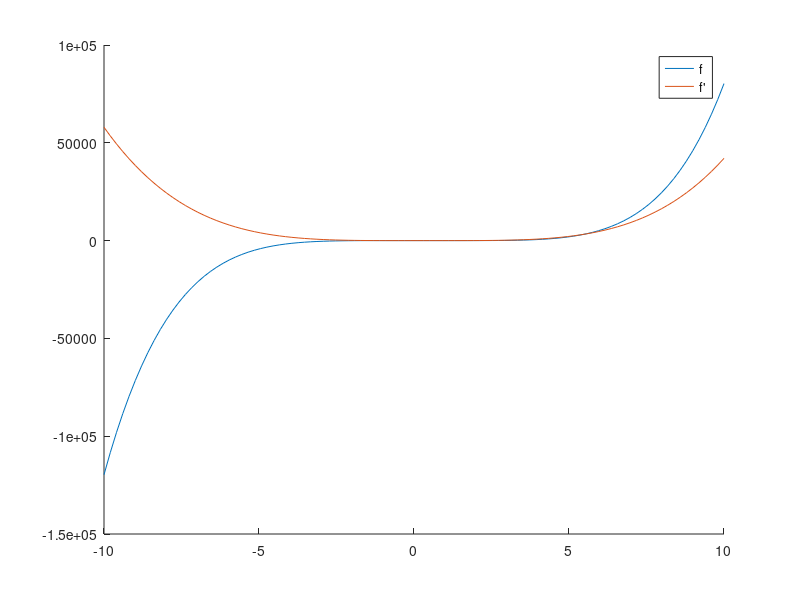

Write MATLAB code to recreate this figure. (Note: this script raises an error after producing the figure.)
%% Aufgabe 1
%% a)

clear
% functions
f = @(x) x.^5 - x.^4 * 2 + x.^2*3 - 3 * x + 1;
df = @(x) 5*x.^4 - 8*x.^3 + 6*x - 3;
x = linspace(-10,10,100);

figure(1);
hold on
plot(x,f(x))
plot(x,df(x))
legend('f','f''');
hold off

% polynom coefficients
p = [1,-2,0,3,-3,1];


x = 2;

xs = linspace(-10-10i,10+10i,800);

zs_old = xs - 1.0;
zs_new = xs;

while norm(zs_new - zs_old) > eps
    zs_old = zs_new;
    zs_new = PolyNewtonSchritt(p,zs_old);
end
zs = zs_new;

[~,idx] = unique(round(zs ./ (0.001 * (1+i))));

zs = zs(idx)

%% b)


